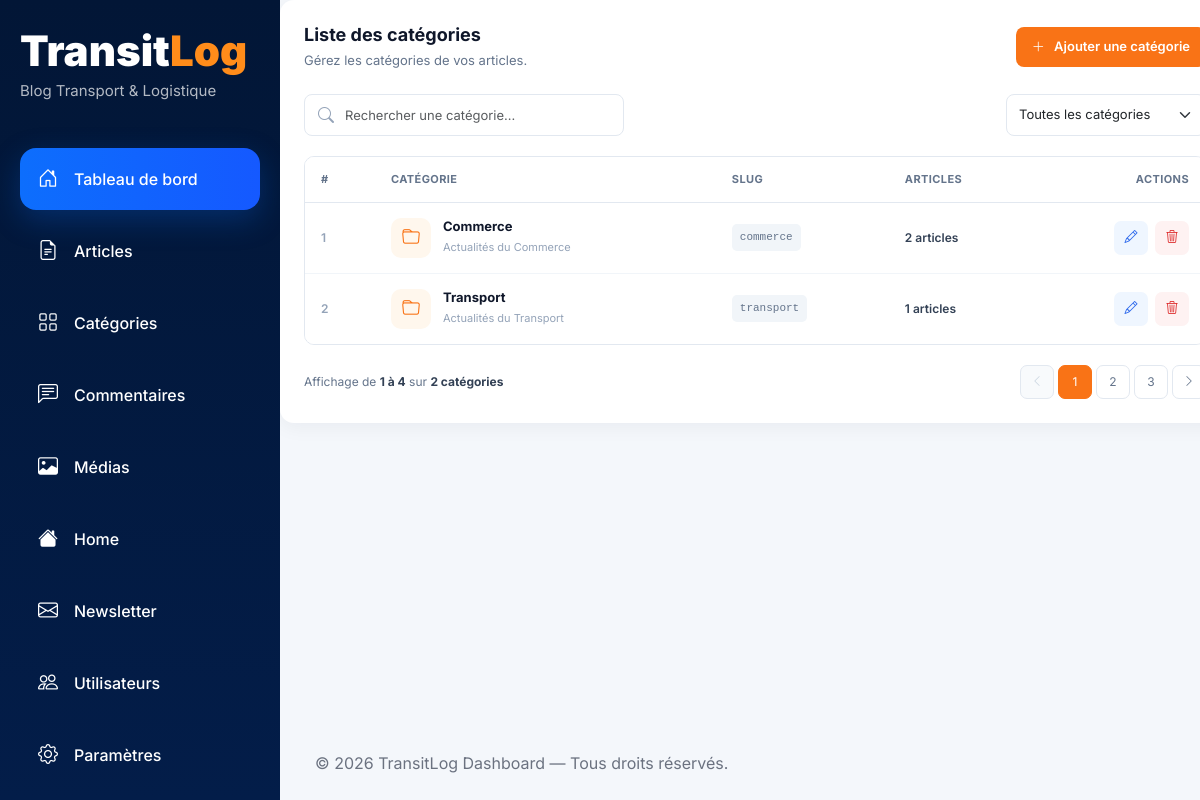
The page /dashboard/categories/ (signed in) on the database as committed earlier.
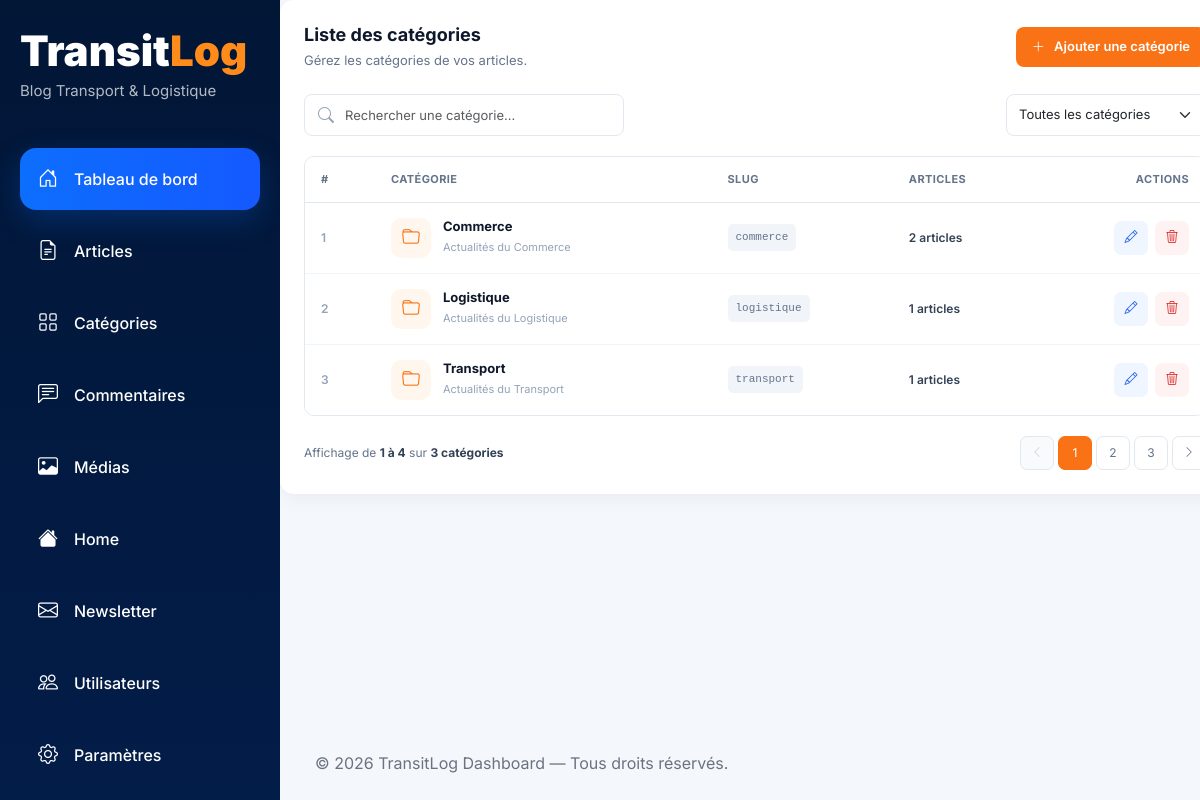
The same page on the database as committed later.
### app/models.py (models this page shows, shortened)
class Category(models.Model):
    name = models.CharField(max_length=100)
    slug = models.SlugField(max_length=100, unique=True)
    description = models.TextField(blank=True)
    icon = models.CharField(
        max_length=100,
        default='bi bi-folder',
        help_text="Classe Bootstrap Icons, ex: bi bi-truck"
    )
    meta_title = models.CharField(max_length=60, blank=True)
    meta_description = models.CharField(max_length=160, blank=True)
    class Meta:
        verbose_name_plural = 'Categories'
        ordering = ['name']

### dashboard/views.py (the view)
# urls.py: path('categories/', ListCategoriesView.as_view(), name='categories-list'),
class ListCategoriesView(AdminRequiredMixin, ListView):
    template_name = 'dash/list_category.html'
    context_object_name = 'categories'
    paginate_by = 5
    def test_func(self):
        return self.request.user.role == 'admin'
    def get_queryset(self):
        return Category.objects.annotate(article_count=Count('posts'))
    def get_context_data(self, **kwargs):
        context = super().get_context_data(**kwargs)
        context['total_categories'] = Category.objects.count()
        return context

### dashboard/templates/dash/list_category.html (shortened to what this page needs)
{% extends 'dash_base.html' %}
{% block content %}
  <div class="categories-section">
    <div class="section-header">
      <div>
        <h5 class="section-title">Liste des catégories</h5>
        <p class="section-description">Gérez les catégories de vos articles.</p>
      </div>
      <a href="{% url 'add-category' %}" class="btn btn-primary add-category-btn">
        <i class="bi bi-plus-lg"></i>
        Ajouter une catégorie
      </a>
    </div>
    <div class="category-toolbar">
      <div class="search-category">
        <i class="bi bi-search"></i>
        <input type="search" class="form-control" placeholder="Rechercher une catégorie..." />
      </div>
      <select class="form-select category-filter">
        <option selected>Toutes les catégories</option>
      </select>
    </div>
    <div class="table-responsive category-table-wrapper">
      <table class="table category-table align-middle">
        <thead>
          <tr>
            <th width="70">#</th>
            <th>Catégorie</th>
            <th>Slug</th>
            <th>Articles</th>
            <th class="text-end">Actions</th>
          </tr>
        </thead>
        <tbody>
          {% for category in categories %}
            <tr>
              <td>
                <span class="category-id">{{ forloop.counter }}</span>
              </td>
              <td>
                <div class="category-info">
                  <div class="category-icon">
                    <i class="{{ category.icon|default:'bi bi-folder' }}" aria-hidden="true"></i>
                  </div>
                  <div>
                    <h6>{{ category.name }}</h6>
                    <small>Actualités du {{ category.name }}</small>
                  </div>
                </div>
              </td>
              <td>
                <span class="category-slug">{{ category.slug }}</span>
              </td>
              <td>
                <span class="article-count">{{ category.article_count }} articles</span>
              </td>
              <td>
                <div class="category-actions">
                  <a href="{% url 'update-category' category.slug %}" class="action-btn edit" title="Modifier"><i class="bi bi-pencil"></i></a>
                  <button type="button" class="action-btn delete js-delete-category" title="Supprimer {{ category.name }}" data-category-name="{{ category.name|escapejs }}" data-delete-url="{% url 'delete-category' category.slug %}" aria-label="Supprimer la catégorie {{ category.name }}"><i class="bi bi-trash3"></i></button>
                </div>
              </td>
            </tr>
          {% endfor %}
        </tbody>
      </table>
    </div>
    <div class="table-footer">
      <span class="results-info">
        Affichage de <strong>1 à 4</strong> sur
        <strong>{{ total_categories }} catégories</strong>
      </span>
      <nav>
        <ul class="pagination">
          <li class="page-item disabled">
            <a class="page-link" href="#"><i class="bi bi-chevron-left"></i></a>
          </li>
          <li class="page-item active">
            <a class="page-link" href="#">1</a>
          </li>
          <li class="page-item">
            <a class="page-link" href="#">2</a>
          </li>
          <li class="page-item">
            <a class="page-link" href="#">3</a>
          </li>
          <li class="page-item">
            <a class="page-link" href="#"><i class="bi bi-chevron-right"></i></a>
          </li>
        </ul>
      </nav>
    </div>
  </div>
{% endblock %}

### templates/dash_base.html (shortened to what this page needs)
{% load static %}
<!DOCTYPE html>
<html lang="fr">
  <head>
    <link href="https://cdn.jsdelivr.net/npm/bootstrap@5.3.3/dist/css/bootstrap.min.css" rel="stylesheet" />
    <link rel="stylesheet" href="https://cdn.jsdelivr.net/npm/bootstrap-icons@1.11.3/font/bootstrap-icons.min.css" />
    <link rel="stylesheet" href="{% static 'css/dash/dashboard.css' %}" />
    <link rel="stylesheet" href="{% static 'css/dash/list_category.css' %}" />
  </head>
  <body>
    <div class="dashboard-wrapper">
      <aside class="sidebar">
        <div>
          <h1 class="logo">Transit<span>Log</span></h1>
          <p class="sidebar-subtitle">Blog Transport & Logistique</p>
        </div>
        <div class="sidebar-menu">
          <a href="{% url 'dashboard-home' %}" class="sidebar-link active">
            <i class="bi bi-house-door"></i>
            Tableau de bord
          </a>
          <a href="{% url 'posts-list' %}" class="sidebar-link">
            <i class="bi bi-file-earmark-text"></i>
            Articles
          </a>
          <a href="{% url 'categories-list' %}" class="sidebar-link">
            <i class="bi bi-grid"></i>
            Catégories
          </a>
          <a href="#" class="sidebar-link">
            <i class="bi bi-chat-left-text"></i>
            Commentaires
          </a>
          <a href="#" class="disabled sidebar-link">
            <i class="bi bi-image disabled"></i>
            Médias
          </a>
          <a href="{% url 'home' %}" class="sidebar-link">
            <i class="bi bi-house-fill"></i>
            Home
          </a>
          <a href="#" class="sidebar-link">
            <i class="bi bi-envelope"></i>
            Newsletter
          </a>
          <a href="#" class="sidebar-link">
            <i class="bi bi-people"></i>
            Utilisateurs
          </a>
          <a href="#" class="sidebar-link">
            <i class="bi bi-gear"></i>
            Paramètres
          </a>
          <form method="post" action="{% url 'logout' %}">
            <button type="submit" class="sidebar-link text-danger sidebar-button">
            </button>
          </form>
        </div>
      </aside>
      <main class="main-content">
        {% block content %}
        {% endblock %}
        <footer>© 2026 TransitLog Dashboard — Tous droits réservés.</footer>
      </main>
    </div>
  </body>
</html>

### static/css/dash/dashboard.css (style rules this page uses)
* { margin: 0; padding: 0; box-sizing: border-box; }
html { scroll-behavior: smooth; }
body { font-family: 'Inter', sans-serif; background: #f4f7fb; min-height: 100vh; overflow-x: hidden; }
a { text-decoration: none; }
.dashboard-wrapper { display: flex; min-height: 100vh; }
.sidebar { width: 280px; background: linear-gradient(180deg, #021636 0%, #031d49 100%); color: white; padding: 30px 20px; position: fixed; top: 0; left: 0; bottom: 0; overflow-y: auto; z-index: 999; }
.logo { font-size: 42px; font-weight: 900; line-height: 1; }
.logo span { color: #ff8c1a; }
.sidebar-subtitle { color: rgba(255, 255, 255, 0.7); margin-top: 8px; font-size: 15px; }
.sidebar-menu { margin-top: 45px; }
.sidebar-link { display: flex; align-items: center; gap: 16px; color: white; padding: 16px 18px; border-radius: 16px; margin-bottom: 10px; transition: 0.3s ease; font-weight: 500; }
.sidebar-button { width: 100%; border: 0; background: transparent; text-align: left; font: inherit; }
.sidebar-link.active { background: linear-gradient(90deg, #0d6efd, #1559ff); box-shadow: 0 10px 30px rgba(13, 110, 253, 0.25); }
.sidebar-link i { font-size: 20px; }
.main-content { margin-left: 280px; flex: 1; display: flex; flex-direction: column; min-height: 100vh; }
.section-title { font-size: 26px; font-weight: 700; color: #04183a; }
.category-icon { width: 58px; height: 58px; border-radius: 18px; display: flex; align-items: center; justify-content: center; background: white; color: #0d6efd; font-size: 24px; }
footer { margin-top: auto; padding: 25px 35px; color: #6b7280; }

Rows that differ between the two databases and show on the page:
added Category: name "Logistique", slug "logistique", article_count "1"
Other text that changed with them:
{{ total_categories }}: "2" → "3"
